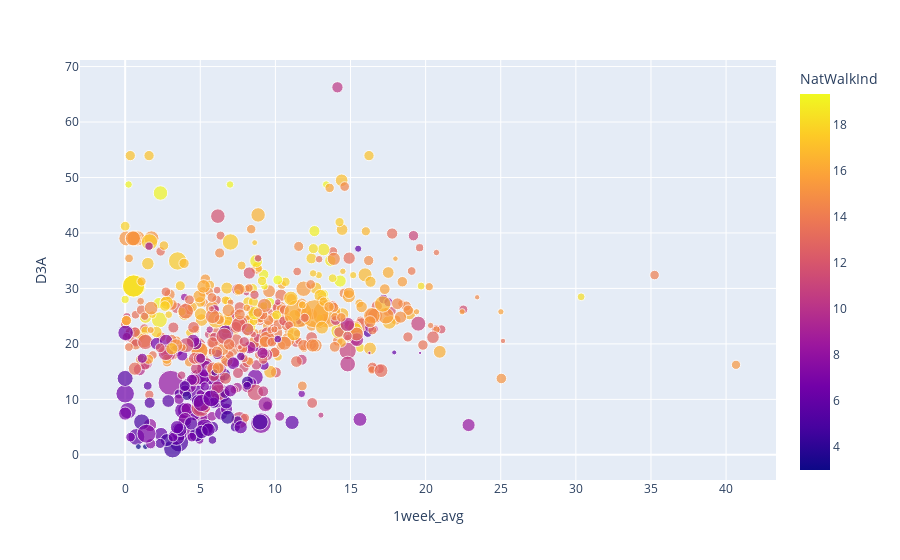

Notebook code cell kept with this figure:
### Code cell
#road network density - bigger bubbles are higher wages
fig = px.scatter(df, x="1week_avg", y="D3A", color="NatWalkInd",
                 size='R_HiWageWk', hover_data=['D4A_Ranked'])
fig.show()

### Figure 1 — Plotly figure (JSON) as saved in the notebook; plotly's stock layout.template omitted (floating-point values rounded to 4 significant figures; data arrays with more than 128 entries replaced by an {"elided": "..."} marker saying what was removed)
{"data": [{"customdata": {"elided": "612x1 int values"}, "hovertemplate": "1week_avg=%{x}<br>D3A=%{y}<br>R_HiWageWk=%{marker.size}<br>D4A_Ranked=%{customdata[0]}<br>NatWalkInd=%{marker.color}<extra></extra>", "legendgroup": "", "marker": {"color": {"elided": "612 float values"}, "coloraxis": "coloraxis", "size": {"elided": "612 int values"}, "sizemode": "area", "sizeref": 5.68, "symbol": "circle"}, "mode": "markers", "name": "", "orientation": "v", "showlegend": false, "type": "scatter", "x": {"elided": "612 float values"}, "xaxis": "x", "y": {"elided": "612 float values"}, "yaxis": "y"}], "layout": {"coloraxis": {"colorbar": {"title": {"text": "NatWalkInd"}}, "colorscale": [[0, "#0d0887"], [0.1111, "#46039f"], [0.2222, "#7201a8"], [0.3333, "#9c179e"], [0.4444, "#bd3786"], [0.5556, "#d8576b"], [0.6667, "#ed7953"], [0.7778, "#fb9f3a"], [0.8889, "#fdca26"], [1, "#f0f921"]]}, "legend": {"itemsizing": "constant", "tracegroupgap": 0}, "margin": {"t": 60}, "xaxis": {"anchor": "y", "domain": [0, 1], "title": {"text": "1week_avg"}}, "yaxis": {"anchor": "x", "domain": [0, 1], "title": {"text": "D3A"}}}}
